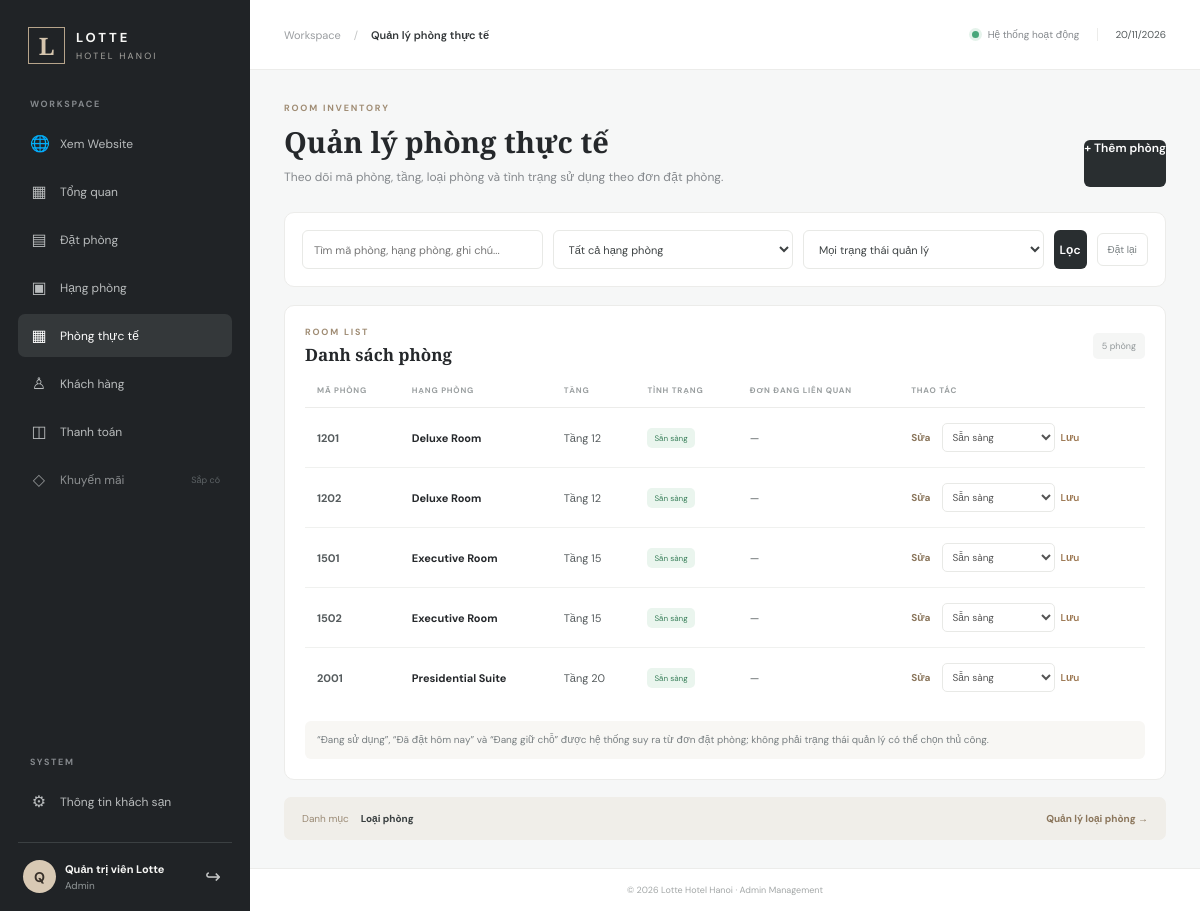
/admin/rooms (signed in), run on an earlier commit of the app's database.
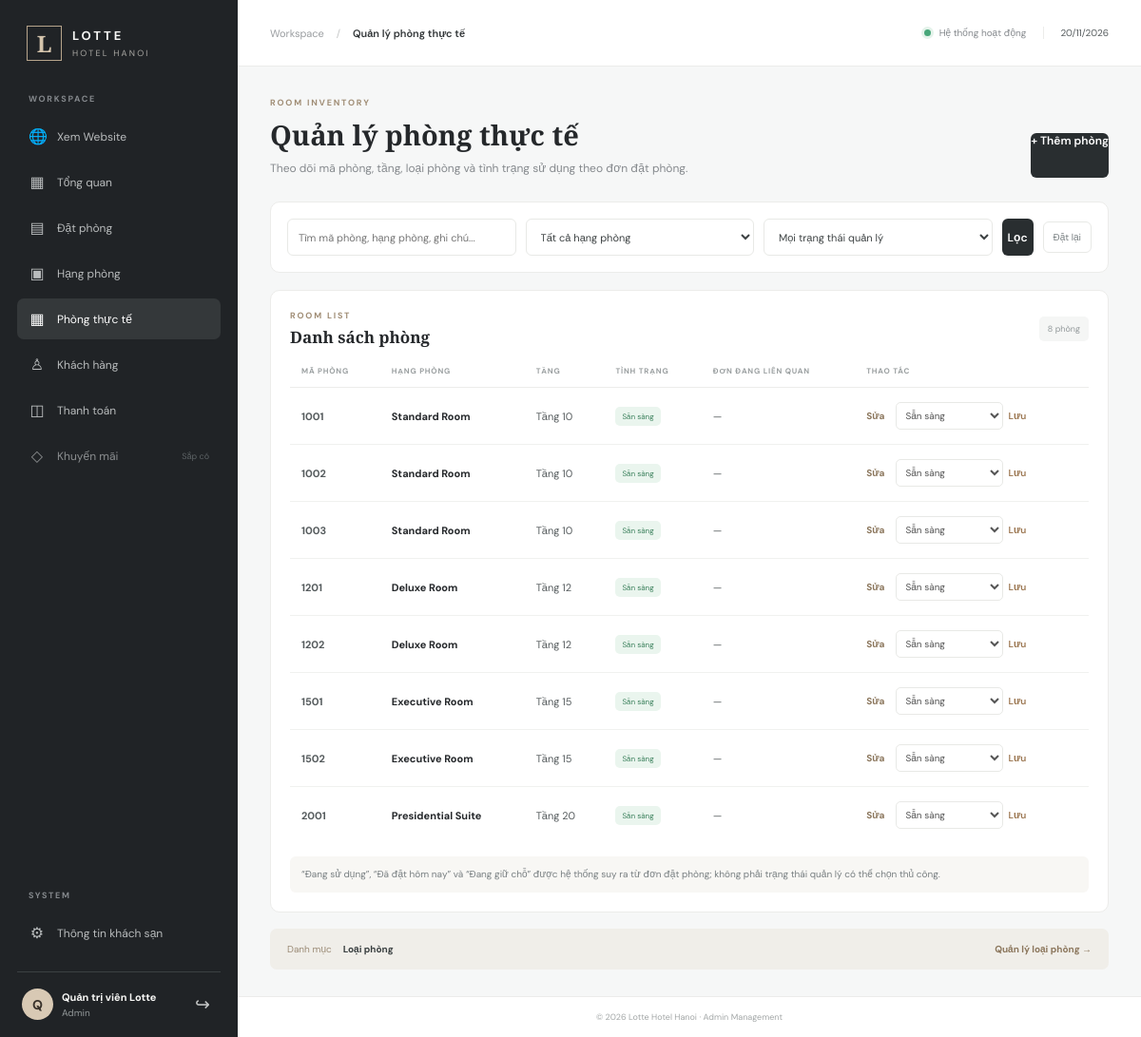
And on a later commit of the database.
### tables this page shows
CREATE TABLE IF NOT EXISTS rooms (
 id BIGINT UNSIGNED AUTO_INCREMENT PRIMARY KEY,
 room_type_id BIGINT UNSIGNED NOT NULL,
 room_number VARCHAR(20) NOT NULL,
 floor_number INT,
 status ENUM('available','maintenance','inactive') DEFAULT 'available',
 note TEXT,
 UNIQUE KEY unique_room_number (room_type_id, room_number),
 FOREIGN KEY (room_type_id) REFERENCES room_types(id) ON DELETE RESTRICT ON UPDATE CASCADE
);

CREATE TABLE IF NOT EXISTS room_types (
 id BIGINT UNSIGNED AUTO_INCREMENT PRIMARY KEY,
 hotel_id BIGINT UNSIGNED NOT NULL,
 name VARCHAR(150) NOT NULL,
 description TEXT,
 area DECIMAL(8,2),
 max_guests TINYINT UNSIGNED NOT NULL DEFAULT 2,
 bed_type VARCHAR(100),
 base_price DECIMAL(15,2) NOT NULL,
 thumbnail VARCHAR(500),
 status ENUM('active','inactive') DEFAULT 'active',
 created_at TIMESTAMP DEFAULT CURRENT_TIMESTAMP,
 FOREIGN KEY (hotel_id) REFERENCES hotels(id) ON DELETE RESTRICT ON UPDATE CASCADE
);

### app/Core/Controller.php (called while the page is built, shortened)
<?php
abstract class Controller
{
    protected function view(string $view, array $data = [], string $layout = 'admin'): void
    {
        extract($data, EXTR_SKIP);
        $viewFile = BASE_PATH . '/app/Views/' . $view . '.php';
        require $viewFile;
    }
}

### app/Controllers/RoomController.php (called while the page is built, shortened)
<?php
final class RoomController extends Controller
{
    public function index(): void
    {
        $filters = [
            'q' => trim((string)($_GET['q'] ?? '')),
            'hotel_id' => trim((string)($_GET['hotel_id'] ?? '')),
            'room_type_id' => trim((string)($_GET['room_type_id'] ?? '')),
            'base_status' => (string)($_GET['status'] ?? ''),
        ];
        $this->view('admin/rooms/index', [
            'title' => 'Quản lý phòng thực tế',
            'activeMenu' => 'rooms',
            'rooms' => (new Room())->all($filters),
            'roomTypes' => (new Room())->roomTypes(),
            'hotels' => (new Hotel())->all(),
            'filters' => $filters,
        ]);
    }
}

### app/Core/Router.php (called while the page is built, shortened)
<?php
final class Router
{
    private array $routes = [];
    public function get(string $path, array $handler): void
    {
        $this->routes['GET'][$this->normalize($path)] = $handler;
    }
    public function post(string $path, array $handler): void
    {
        $this->routes['POST'][$this->normalize($path)] = $handler;
    }
    private function normalize(string $path): string
    {
        $path = '/' . trim($path, '/');
        return $path === '//' ? '/' : $path;
    }
    public function dispatch(string $method, string $uri): void
    {
        $path = parse_url($uri, PHP_URL_PATH) ?: '/';
        $path = $this->normalize($path);
        $handler = $this->routes[$method][$path] ?? null;
        [$controllerClass, $action] = $handler;
        (new $controllerClass())->$action();
    }
}

### public/index.php (called while the page is built, shortened)
<?php
require BASE_PATH . '/app/Core/Database.php';
require BASE_PATH . '/app/Core/Controller.php';
require BASE_PATH . '/app/Core/Model.php';
require BASE_PATH . '/app/Core/Router.php';
require BASE_PATH . '/app/Models/Room.php';
require BASE_PATH . '/app/Controllers/RoomController.php';
$router = new Router();
$router->dispatch($_SERVER['REQUEST_METHOD'], $_SERVER['REQUEST_URI']);

### app/Core/Model.php (called while the page is built, shortened)
<?php
abstract class Model
{
    public function __construct()
    {
        $this->db = Database::connection();
    }
}

### config/database.php (called while the page is built)
<?php
return [
    'host' => '127.0.0.1',
    'port' => '3306',
    'database' => 'lotte_hotel_booking',
    'username' => 'root',
    'password' => '',
];

### app/Core/Database.php (called while the page is built, shortened)
<?php
final class Database
{
    private static ?PDO $connection = null;
    public static function connection(): PDO
    {
        if (self::$connection === null) {
            $config = require BASE_PATH . '/config/database.php';
            $dsn = sprintf(
                'mysql:host=%s;port=%s;dbname=%s;charset=utf8mb4',
                $config['host'], $config['port'], $config['database']
            );
            self::$connection = new PDO($dsn, $config['username'], $config['password'], [
                PDO::ATTR_ERRMODE => PDO::ERRMODE_EXCEPTION,
                PDO::ATTR_DEFAULT_FETCH_MODE => PDO::FETCH_ASSOC,
                PDO::ATTR_EMULATE_PREPARES => false,
            ]);
        }
        return self::$connection;
    }
}

### app/Models/Room.php (called while the page is built, shortened)
<?php
final class Room extends Model
{
    public function all(array $filters): array
    {
        $params = [];
        $sql .= " ORDER BY h.name, r.floor_number, r.room_number";
        $stmt = $this->db->prepare($sql);
        $stmt->execute($params);
        return $stmt->fetchAll();
    }
}

### app/Views/admin/rooms/index.php (the view, shortened to what the changed rows need)
<?php
$esc = static fn($v): string => htmlspecialchars((string)$v, ENT_QUOTES, 'UTF-8');
$statusLabels = [
    'available' => ['Sẵn sàng', 'status-confirmed'],
    'maintenance' => ['Bảo trì', 'status-pending_payment'],
    'inactive' => ['Ngừng hoạt động', 'status-cancelled'],
    'occupied' => ['Đang sử dụng', 'status-checked_in'],
    'reserved' => ['Đã đặt hôm nay', 'status-checked_in'],
    'held' => ['Đang giữ chỗ', 'status-pending_hotel_payment'],
];
?>
<div class="page-heading">
    <div><span class="eyebrow">ROOM INVENTORY</span><h1>Quản lý phòng thực tế</h1>
    <p class="muted">Theo dõi mã phòng, tầng, loại phòng và tình trạng sử dụng theo đơn đặt phòng.</p></div>
</div>
<div class="panel booking-table-panel">
    <div class="panel-heading"><div><span class="eyebrow">ROOM LIST</span><h2>Danh sách phòng</h2></div><span class="subtle-tag"><?= count($rooms) ?> phòng</span></div>
    <div class="table-wrap"><table class="booking-management-table">
        <thead><tr><th>MÃ PHÒNG</th><th>HẠNG PHÒNG</th><th>TẦNG</th><th>TÌNH TRẠNG</th><th>ĐƠN ĐANG LIÊN QUAN</th><th>THAO TÁC</th></tr></thead>
        <tbody>
        <?php if (!$rooms): ?><tr><td colspan="6" class="empty-state">Chưa có phòng phù hợp. Hãy thêm phòng thực tế đầu tiên.</td></tr>
        <?php else: foreach ($rooms as $room): $ds=$statusLabels[$room['display_status']] ?? $statusLabels[$room['status']]; ?>
            <tr>
                <td><strong><?= $esc($room['room_number']) ?></strong></td>
                <td><strong style="color: var(--ink);"><?= $esc($room['room_type_name']) ?></strong></td>
                <td><?= $room['floor_number'] !== null ? 'Tầng '.(int)$room['floor_number'] : '—' ?></td>
                <td><span class="status <?= $ds[1] ?>"><?= $ds[0] ?></span>
                </td>
                <td><?php if ($room['current_booking_code']): ?><strong><?= $esc($room['current_booking_code']) ?></strong><small><?= $esc($room['current_guest'] ?? '') ?></small><?php else: ?>—<?php endif; ?></td>
                <td><div class="row-actions">
                    <a class="table-action" href="<?= BASE_URL ?>/admin/rooms/edit?id=<?= (int)$room['id'] ?>">Sửa</a>
                    <form method="post" action="<?= BASE_URL ?>/admin/rooms/status" class="room-status-form">
                        <select name="status" aria-label="Đổi trạng thái phòng <?= $esc($room['room_number']) ?>">
                            <option value="available" <?= $room['status']==='available'?'selected':'' ?>>Sẵn sàng</option>
                        </select><button class="text-action" type="submit">Lưu</button>
                    </form>
                </div></td>
            </tr>
        <?php endforeach; endif; ?>
        </tbody>
    </table></div>
</div>

What changed in the data, as far as the page shows it:
added rooms: room_number "1001", room_type.name "Standard Room", floor_number "10", ds "Sẵn sàng", status "Sẵn sàng"
added rooms: room_number "1002", room_type.name "Standard Room", floor_number "10", ds "Sẵn sàng", status "Sẵn sàng"
added rooms: room_number "1003", room_type.name "Standard Room", floor_number "10", ds "Sẵn sàng", status "Sẵn sàng"
Also different on the page:
count($rooms): "5" → "8"
